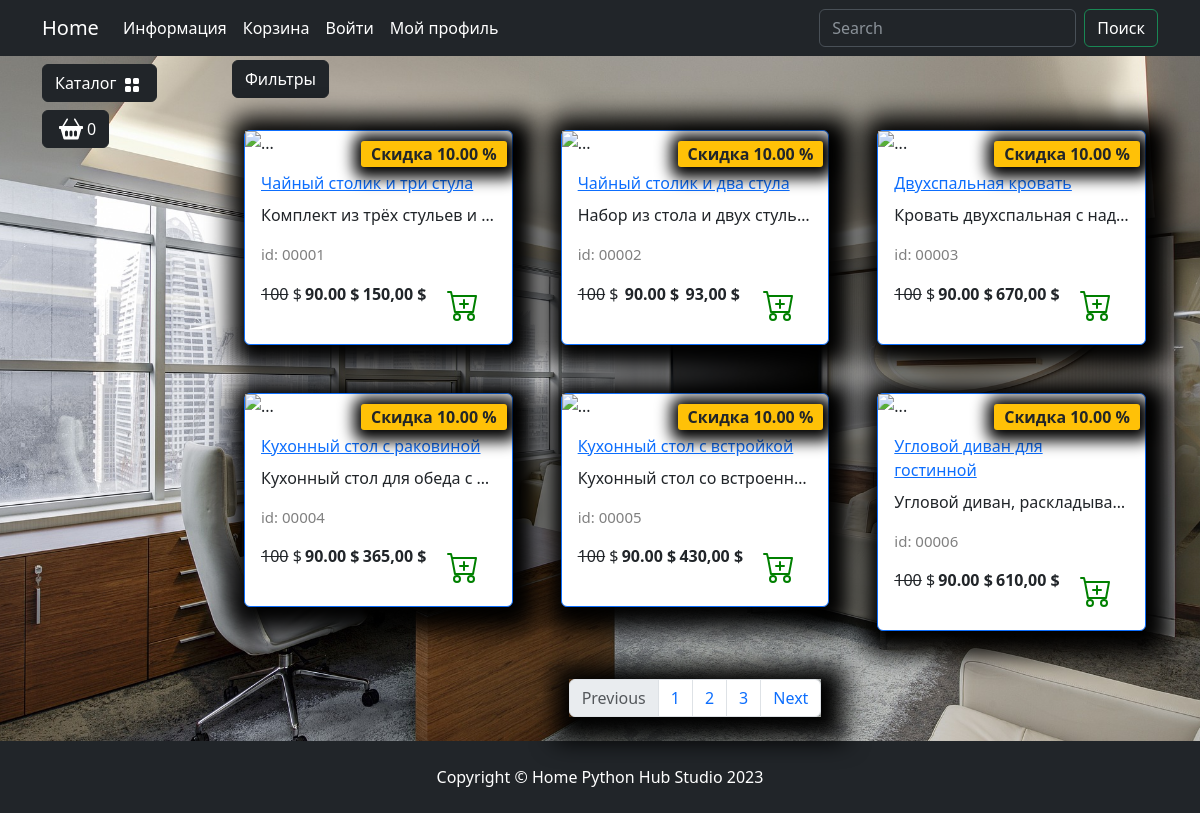
The app's page /catalog/, older data.
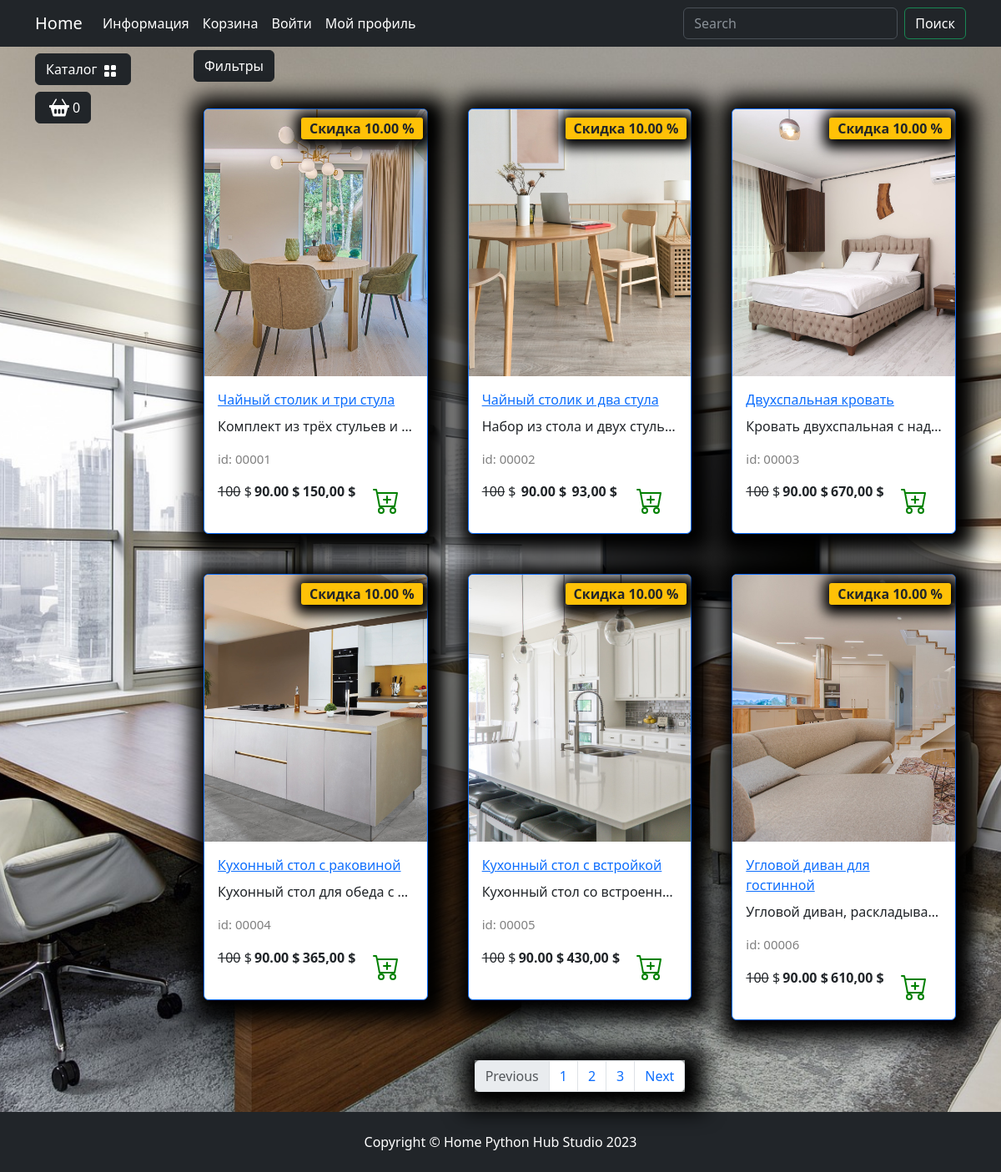
The same page, newer data.
### goods/models.py (models this page shows, shortened)
class Products(models.Model):
    name = models.CharField(max_length=150, unique=True, verbose_name='Название')
    slug = models.SlugField(max_length=200, unique=True, null=True, blank=True, verbose_name='URL')
    description = models.TextField(blank=True, null=True, verbose_name='Описание')
    image = models.ImageField(upload_to='goods_images', blank=True, null=True)
    price = models.DecimalField(default=0.00, max_digits=7, decimal_places=2, verbose_name='Цена')
    discount = models.DecimalField(default=0.00, max_digits=7, decimal_places=2, verbose_name='Скидка в %')
    quantity = models.PositiveIntegerField(default=0, verbose_name='Количество')
    category = models.ForeignKey(to=Categories, on_delete=models.CASCADE, verbose_name='Категория')
    class Meta:
        db_table: 'category'
        verbose_name = 'Продукт'
        verbose_name_plural = 'Продукты'
    def display_id(self):
        return f"{self.id:05}"

### goods/views.py (the view)
# urls.py: path('catalog/', include('goods.urls', namespace='catalog'))
def catalog(request):
    goods = Products.objects.all()
    context = {
        'title': 'Home - каталог',
         'goods': goods
    }
    return render(request, 'goods/catalog.html', context)

### goods/templatetags/goods_tags.py (called while the page is built)
@register.simple_tag()
def tag_categories():
    return Categories.objects.all()

### goods/templates/goods/catalog.html (shortened to what this page needs)
{% extends 'main/base.html' %}
{% load static %}
{% block content %}
<div class="row">
                        <div class="dropdown mb-2">
                            <button class="btn btn-secondary dropdown-toggle btn-dark" type="button" data-bs-toggle="dropdown"
                                aria-expanded="false">
                                Фильтры
                            </button>
                        </div>
                        {% for product in goods %}
                        <div class="col-lg-4 col-md-6 p-4">
                            <div class="card border-primary rounded custom-shadow">
                                {% if product.image %}
                                    <img src="{{ product.image.url }}" class="card-img-top" alt="{{ product.name }}">
                                {% else %}
                                    <img src="{% static 'deps/images/Not found image.png' %} class="card-img-top" alt="...">
                                {% endif %}
                                <div class="card-body">
                                    <a href="../goods/product.html">
                                        <p class="card-title">{{ product.name }}</p>
                                    </a>
                                    <p class="card-text text-truncate">{{ product.description }}</p>
                                    <p class="product_id">id: {{ product.display_id }}</p>
                                    <div class="d-flex justify-content-between">
                                       <p><s>100</s> $</p>
                                        <p><strong>90.00 $</strong></p>
                                        <span class="badge bg-warning text-dark">Скидка 10.00 %</span>
                                        <p><strong>{{ product.price }} $</strong></p>
                                        <a href="#" class="btn add-to-cart">
                                            <img class="mx-1" src="{% static 'deps/icons/cart-plus.svg' %}" alt="Catalog Icon"
                                                width="32" height="32">
                                        </a>
                                    </div>
                                </div>
                            </div>
                        </div>
                        {% endfor %}
                    </div>
                    <nav aria-label="Page navigation example">
                        <ul class="pagination justify-content-center my-4">
                            <div class="custom-shadow d-flex">
                                <li class="page-item disabled">
                                  <a class="page-link">Previous</a>
                                </li>
                                <li class="page-item"><a class="page-link" href="#">1</a></li>
                                <li class="page-item"><a class="page-link" href="#">2</a></li>
                                <li class="page-item"><a class="page-link" href="#">3</a></li>
                                <li class="page-item">
                                  <a class="page-link" href="#">Next</a>
                                </li>
                            </div>
                        </ul>
                    </nav>
{% endblock %}
{% block footer %}
<footer class="py-4 bg-dark">
        <div class="container">
            <p class="m-0 text-center text-white">Copyright &copy; Home Python Hub Studio 2023</p>
        </div>
</footer>
{% endblock %}

### main/templates/main/base.html (shortened to what this page needs)
{% load static %}
{% load goods_tags %}
<!DOCTYPE html>
<html lang="en">
<head>
    <link rel="stylesheet" href="{% static 'deps/css/bootstrap/bootstrap.min.css' %}">
    <link rel="stylesheet" href="{% static 'deps/css/my_css.css' %}">
</head>
<body>
    <header>
        <nav class="navbar navbar-expand-lg bg-dark" data-bs-theme="dark">
            <div class="container">
                <a class="navbar-brand" href="{% url 'main:index' %}">Home</a>
                <div class="collapse navbar-collapse" id="navbarSupportedContent">
                    <ul class="navbar-nav me-auto mb-2 mb-lg-0">
                        <li class="nav-item dropdown ">
                            <a class="nav-link dropdown-toggle text-white" href="#" role="button"
                                data-bs-toggle="dropdown" aria-expanded="false">
                                Информация
                            </a>
                        </li>
                        <li class="nav-item">
                            <a class="nav-link  text-white" href="carts/cart.html">Корзина</a>
                        </li>
                        <li class="nav-item">
                            <a class="nav-link  text-white" href="users/login.html">Войти</a>
                        </li>
                        <li class="nav-item dropdown ">
                            <a class="nav-link dropdown-toggle text-white" href="#" role="button"
                                data-bs-toggle="dropdown" aria-expanded="false">
                                Мой профиль
                            </a>
                        </li>
                    </ul>
                    <form class="d-flex" role="search">
                        <input class="form-control me-2" type="search" placeholder="Search" aria-label="Search">
                        <button class="btn btn-outline-success text-white" type="submit">Поиск</button>
                    </form>
                </div>
            </div>
        </nav>
    </header>
    <section>
        <div class="container">
            <div class="row mt-1 position-fixed z-3">
                <div class="dropdown mb-2">
                    <button class="btn btn-secondary dropdown-toggle btn-dark" type="button" data-bs-toggle="dropdown"
                        aria-expanded="false">
                        Каталог
                        <img class="mx-1" src="{% static 'deps/icons/grid-fill.svg' %}" alt="Catalog Icon" width="16"
                            height="16">
                    </button>
                        {% tag_categories as categories %}
                </div>
                <div>
                    <button type="button" class="btn btn-dark btn-secondary d-flex" id="modalButton"
                        aria-expanded="false">
                        <img class="mx-1" src="{% static "deps/icons/basket2-fill.svg" %}" alt="Catalog Icon" width="24"
                            height="24">
                        <span id="goods-in-cart-count">0</span>
                    </button>
                </div>
            </div>
        </div>
        <div class="container">
            <div class="row mt-1">
                <div class="col-lg-2">
                </div>
                <div class="col-lg-10">
                    {% block content %}
                    {% endblock %}
                </div>
            </div>
        </div>
    </section>
    {% block footer %}
    {% endblock %}
</body>
</html>

### static/deps/css/my_css.css (style rules this page uses)
body { background-image: url("../images/bg-image.jpg"); background-repeat: no-repeat; background-attachment: fixed; background-position: center center; background-size: cover; height: 100%; }
.dropdown-toggle::after { content: none; }
.custom-shadow { box-shadow: 5px 5px 25px 19px #000000; }
.product_id { color: gray; font-size: 15px; }
.badge.bg-warning.text-dark { position: absolute; top: 10px; right: 5px; z-index: 1; padding: 5px 10px; border-radius: 3px; font-size: 1rem; box-shadow: 2px 2px 15px 9px #000000; }

Row changes from the older to the newer data that the page shows:
changed Products "Чайный столик и три стула": image: picture added
changed Products "Чайный столик и два стула": image: picture added
changed Products "Двухспальная кровать": image: picture added
changed Products "Кухонный стол с раковиной": image: picture added
changed Products "Кухонный стол с встройкой": image: picture added
changed Products "Угловой диван для гостинной": image: picture added
